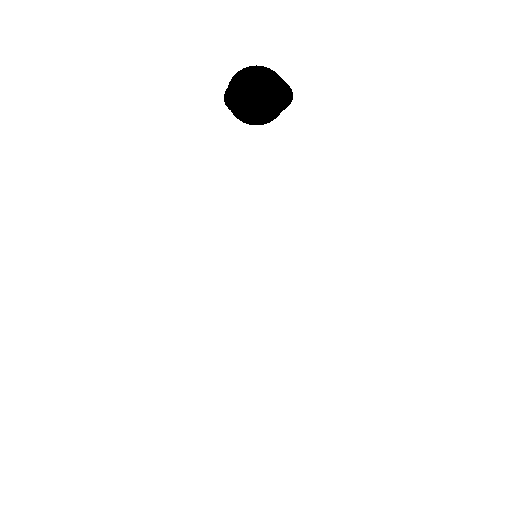
%> input picture linux_c/matlab/TheSecondDay/VascularRemodeling/VascularImg/0.bmp, 512 x 512 px
$ octave --eval "result = Radius('VascularImg/0.bmp');"   (GNU Octave 9; MATLAB toolbox functions it lacks are replaced by stand-ins)
%> lines starting %> are read from the running program, lines starting %| are printed output that depends on the picture; in (x1, y1, x2, y2) boxes, pixels count from 0 and x2, y2 are one past the last pixel; in counts of white or black regions, pixels touching at a corner belong together; the program's own positions count from 1
% 问题分析{
%       如何求取半径：
%           对第i 张切片上的第j个内点，求到边界点k的距离Sjk,
%           从中选取一个最小距离Sj=min{Sjk}再从中选取一个最大的,记为ri=max{Sj}.
%           不难理解，这就是第i张切片的最大内切圆的半径。相应的内点即为圆心（中轴线与截面的交点）。
%           对100张切片搜索后就得到100个球心点。
% }
%
% params{
%       path_file           文件路径
%       Img                 获取的每一张图片的二值图(灰度图
%       img                 反转后的二值图(灰度图
%       contour             获取的每一张图片的轮廓，采用边缘检测算法
%       skeleton            获取的每一张图片的骨架，采用形态学运算提取出骨架
%       size_contr          轮廓灰色区域的个数
%       size_skel           骨架灰色区域的个数
%       inscribed_radius    建立零矩阵求内切圆半径，用来存储每一张图片的内切圆半径
%       center_focus        建立二维零矩阵存放中心点坐标， 用来存储每一张图片的内切圆圆心
%                           第一维度是存放最小圆心
%                           第二维度是存放最小半径坐标集
%       min_radi            最小半径
%       min_focus           最小圆心
%       min_radi            最大半径
%       max_focus           最大圆心
% }
%
% return{
%       result              存放获取的结果
%                           第一维度存放的是X轴的点集
%                           第二维度存放的是Y轴的点集
%                           第三维度存放的是Z轴的点集
%                           第四维度存放的是最大半径
% }

function [result] = Radius(path_file)
%> called with path_file = 'VascularImg/0.bmp'
    result = zeros(100, 4); % 存储最后的结果，分别为x轴坐标，y轴坐标，z轴坐标以及半径
    for k = 0 : 99
        img_name = strcat(int2str(k), ".bmp");
        img_name = fullfile(path_file, img_name); % 每一张图片的文件路径
        Img = imread(img_name); % 读取每一张图片的像数值，是二值图
%> Img: size 512x512 logical; 98.9% white; 1 black region, box (x1, y1, x2, y2) and area: (224, 65, 293, 125) 3013

        for i = 1 : 512 % 图片的像素为512 * 512
            for j = 1 : 512
                img(i, j) = ~Img(i, j); % 将二值图反转，黑变白，白变黑，黑色为1， 白色为0
                % 为了后面find函数查找1并且记录
            end
        end
        % fprintf("img (%d), Img(%d)\n", img(1, 1), Img(1, 1));
        % gray_img = imbinarize(img, "global");
        contour = edge(img, 'canny'); % 边缘检测，使用canny算子，提取灰度图的轮廓
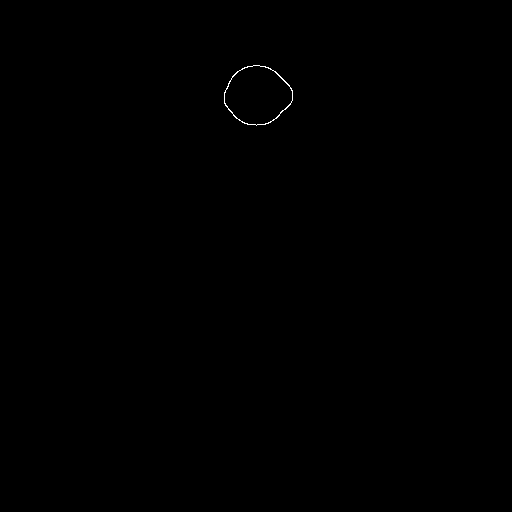
%> contour: size 512x512 logical; 0.09% white in thin lines or dots, all inside (x1, y1, x2, y2) = (224, 65, 293, 126)
        skeleton = bwmorph(img, "skeleton", inf); % 提取灰度图的骨架
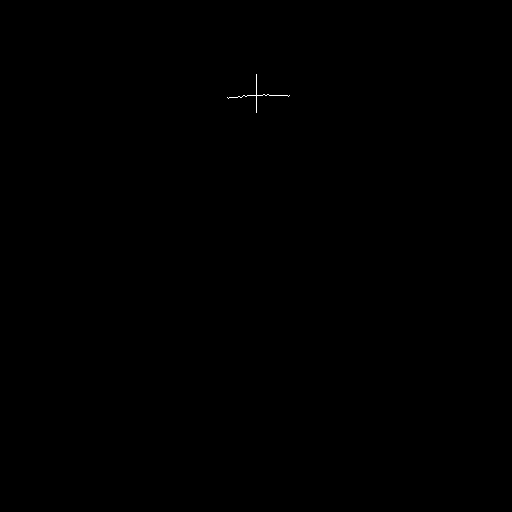
%> skeleton: size 512x512 logical; 0.04% white in thin lines or dots, all inside (x1, y1, x2, y2) = (227, 74, 290, 113)
        % bwmorph是一种二维图像的形态学运算， skeleton是提取出骨架，获取到图像的骨架特征
        % imshow(skeleton); % 骨架
        % imshow(contour); % 轮廓
        [x0, y0, v0] = find(contour); % 查找非零元素的索引和值,也就是1，而1就是轮廓的灰色区域
%> x0 = 234 values from 66 to 126; y0 = 234 values from 225 to 293; v0 = 234 logical values, 234 true
        [x1, y1, v1] = find(skeleton); % 找到骨架灰色的区域
%> x1 = 101 values from 75 to 113; y1 = 101 values from 228 to 290; v1 = 101 logical values, 101 true

        size_contr = length(x0); % 轮廓灰色区域的个数
%> size_contr = 234
        size_skel = length(x1); % 骨架灰色区域的个数
%> size_skel = 101

        inscribed_radius = zeros(size_contr, size_skel); % 建立零矩阵求内切圆半径
%> inscribed_radius: size 234x101 double; every value is 0
        center_focus = zeros(size_contr, 2); % 建立二维零矩阵存放中心点坐标
        for i = 1 : size_skel % 对骨架各点进行遍历
            p1 = x1(i);
            q1 = y1(i);
            for j = 1 : size_contr % 对轮廓各点进行遍历
                p2 = x0(j);
                q2 = y0(j);
                inscribed_radius(i, j) = sqrt((p1 - p2)^2 + (q1 - q2)^2); % 通过循环求各个骨架上的各个点到轮廓的距离
            end
            [min_radi, min_focus] = min(inscribed_radius(i, : ));
            % 骨架上一点到轮廓的最短距离，即骨架上各个点为圆心的内切园的半径
            % min_radi最小半径， min_focus最小半径坐标
            center_focus(i, 1) = min_radi; % 存放最小半径
            center_focus(i, 2) = min_focus; % 存放最小半径坐标
        end
%> this loop made 101 passes
%> (p1, q1, min_radi, min_focus) on passes 1 to 12: (98, 228, 3, 6), (99, 229, 4, 7), (98, 230, 5, 6), (98, 231, 6, 6), (98, 232, 7, 6), (98, 233, 8, 6), (98, 234, 9, 6), (98, 235, 10, 6), (98, 236, 11, 6), (98, 237, 12, 6), (98, 238, 13, 6), (97, 239, 13.6, 15)
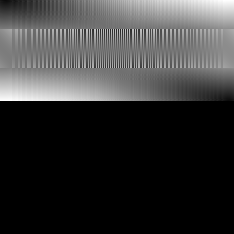
%> inscribed_radius: size 234x234 double; min 0, max 65.49, mean 14.3; drawn with min black and max white
%> after the loop, center_focus = 234 rows, first 12: [3 6; 4 7; 5 6; 6 6; 7 6; 8 6; 9 6; 10 6; 11 6; 12 6; 13 6; 13.6 15]
        [max_radi, max_focus] = max(center_focus(:, 1));
%> max_radi = 29.02; max_focus = 51
        % 找到其中最大的半径，并把半径和圆心坐标存储

        % 存放结果
        x = x1(max_focus) - 256; % 与题目所给坐标轴对应
%> x = -160
        y = y1(max_focus) - 256; % 与题目所给坐标轴对应
%> y = 1
        result(k + 1, 1) = x; % X轴坐标
        result(k + 1, 2) = y; % Y轴坐标
        result(k + 1, 3) = k + 1; % Z轴坐标
        result(k + 1, 4) = max_radi; % 半径
    end
    % xlswrite("Radius.xls", result);
end
%> (the run ends here)
